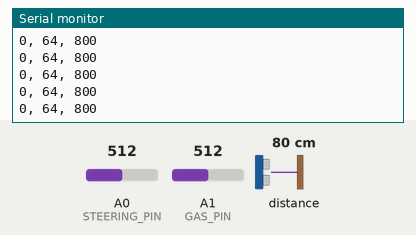
This sketch was run on a simulated Arduino Uno, built with avr-gcc and run on an emulated ATmega328P. On the bench: the last lines printed to the serial monitor. The test bench sets the inputs (shaded band); at power-on: distance to the obstacle 80 cm, A0 (STEERING_PIN) = 512, A1 (GAS_PIN) = 512.

Above: at 1.2 s.
1.3 s: distance to the obstacle set to 2 cm
At 1.37 s:
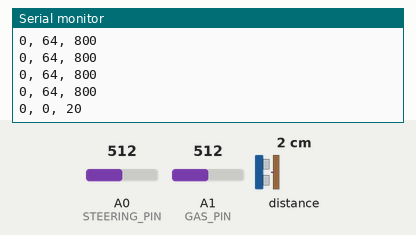
2.8 s: A0 (STEERING_PIN) set to 716
At 2.88 s:
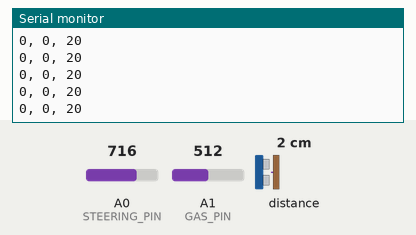
4.3 s: distance to the obstacle set to 4 cm
At 4.3 s:
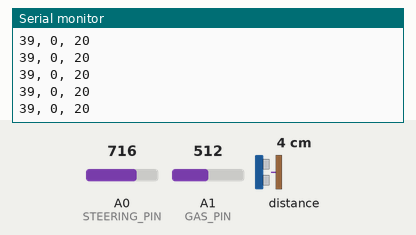
5.8 s: A0 (STEERING_PIN) set to 900
At 5.81 s:
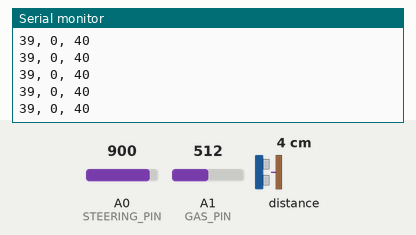
Timing chart, 0 to 8.3 s (numbered marks = the images above; inputs shaded):
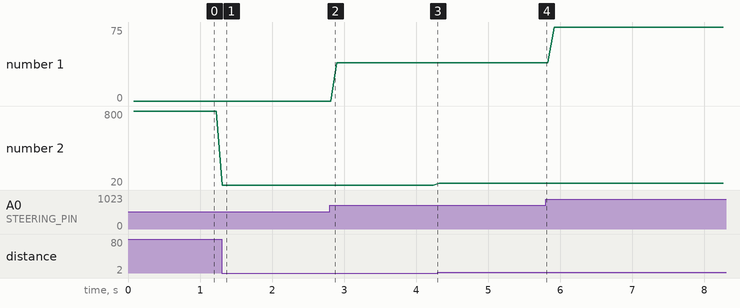

The sketch:

ArduinoCode.ino
```cpp
// Include the correct library for the Pololu VL53L0X sensor
#include <VL53L0X.h>
#include "Wire.h"

// Pin definitions
const int STEERING_PIN = A0;    // Potentiometer
const int GAS_PIN = A1;         // FSR402 pressure sensor

// Create the sensor object
VL53L0X tofSensor;

void setup() {
  Serial.begin(9600);

  // Initialize the distance sensor
  Serial.println("Initializing VL53L0X...");
  Wire.begin();
  tofSensor.init();
  tofSensor.setTimeout(500);
  tofSensor.startContinuous();

  Serial.println("Car Sensor System Ready!");
  Serial.println("Steering\tGas\tBrakeDistance");
}

void loop() {
  // 1. Read Steering (Potentiometer)
  int steeringValue = analogRead(STEERING_PIN);
  int steeringPercent = map(steeringValue, 0, 1023, -100, 100);

  // 2. Read Gas Pedal (FSR402)
  int gasValue = analogRead(GAS_PIN);
  int gasPercent = map(gasValue, 0, 800, 0, 100);
  gasPercent = constrain(gasPercent, 0, 100);

  // 3. Read Brake Sensor (VL53L0X)
  int brakeDistance = tofSensor.readRangeContinuousMillimeters();
  boolean brakeActive = false;

  if (brakeDistance < 200 && brakeDistance > 0) {
    brakeActive = true;
    gasPercent = 0;  // Override gas when brake is active
  }

  // 4. Send data to Serial Plotter
  Serial.print(steeringPercent);
  Serial.print(", ");
  Serial.print(gasPercent);
  Serial.print(", ");
  Serial.println(brakeDistance);

  delay(50);
}
```

Measured:
- after the input at 1.3 s, the serial monitor: prints a new line at once (image 1)
- plotted number 1: 0 → 39 after the input at 2.8 s, 39 → 75 after the input at 5.8 s
- plotted number 2: 800 → 20 after the input at 1.3 s, 20 → 40 after the input at 4.3 s
